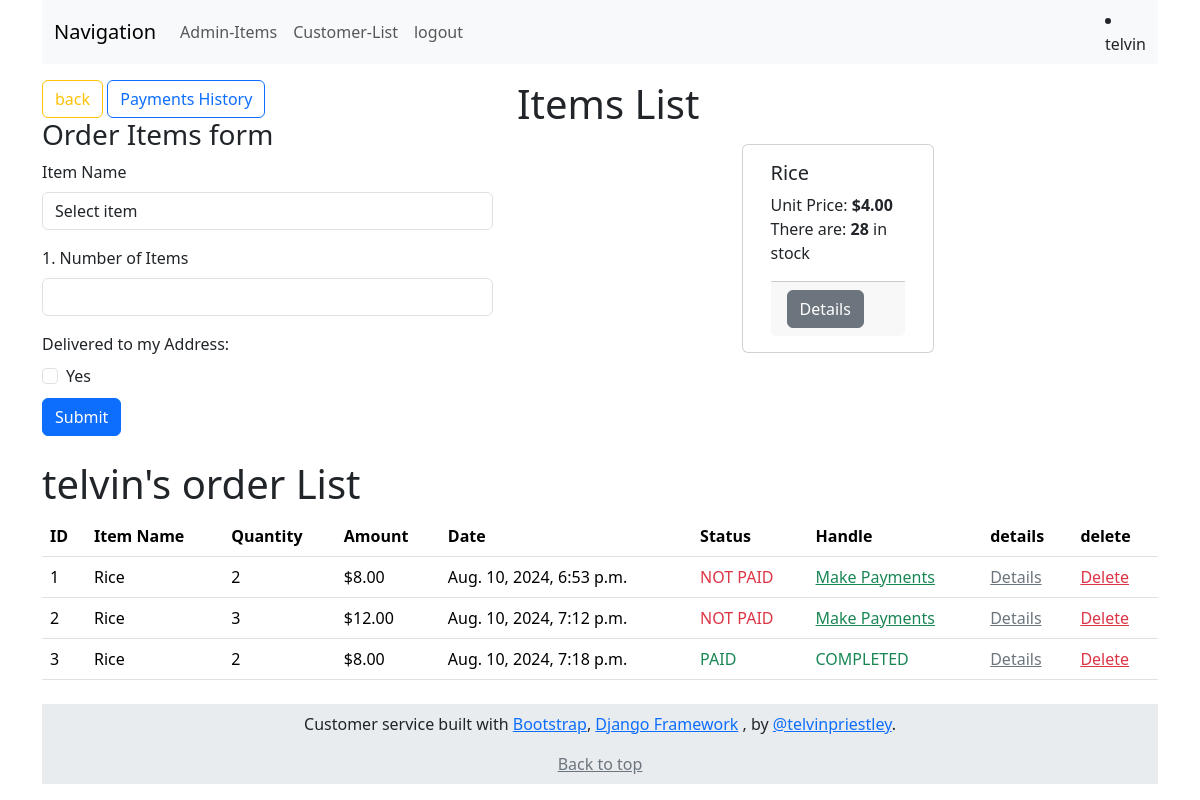
Screenshot of /neworder_view (signed in) with the database file from the repository.
### shop/models.py (models this page shows)
class Items(models.Model):
    itemName = models.CharField(max_length=100)
    unitprice = models.DecimalField(max_digits=10, decimal_places=2)
    stock = models.IntegerField()
    created = models.DateTimeField(auto_now_add=True)
    updated = models.DateTimeField(auto_now=True)

class Order(models.Model):
    customer = models.ForeignKey(User, on_delete=models.CASCADE)
    item = models.ForeignKey(Items, on_delete=models.CASCADE)
    quantity = models.IntegerField()
    amount = models.DecimalField(max_digits=10, decimal_places=2)
    total_amount = models.DecimalField(max_digits=10, decimal_places=2, blank=True, null=True)
    status = models.BooleanField(default=False)
    deliver = models.BooleanField(default=False)
    created = models.DateTimeField(auto_now_add=True)
    updated = models.DateTimeField(auto_now=True)

### shop/views.py (the view)
# urls.py: path('neworder_view', views.neworder_view, name='neworder_view'),
@user_passes_test(is_in_banned_group, login_url="/notauth")
def neworder_view(request):
    cus_id = request.user.id
    items = Items.objects.all()
    cus_instance = User.objects.get(id=cus_id)
    orders = Order.objects.filter(customer=cus_instance)
    if orders:
        data = {"cus_instance": cus_instance, "items": items, "orders": orders}
        return render(request, "free/orders.html", context=data)
    else:
        messages.warning(request, "no orders yet")
        data = {"cus_instance": cus_instance, "items": items, "orders": False}
        return render(request, "free/orders.html", context=data)

### shop/views.py (called while the page is built)
def is_in_banned_group(user):
    banned_group, _ = Group.objects.get_or_create(name="banned")
    return not banned_group.user_set.filter(id=user.id).exists()

### templates/free/orders.html (shortened to what this page needs)
<!DOCTYPE html>
<html lang="en">
<head>
    <link href="https://cdn.jsdelivr.net/npm/bootstrap@5.3.3/dist/css/bootstrap.min.css" rel="stylesheet"
>
</head>
<body class="container">
    {% include "navbar.html" %}
    <div class="row my-3">
        <div class="col-5">
            <a href="/name_list" class="col btn btn-outline-warning">back</a>
            <a href="/payment_history/{{cus_instance.id}}" class="col btn btn-outline-primary">Payments History</a>
            <h3>Order Items form</h3>
            <form method="POST" action="/newreg_order">
                <div class="mb-3">
                    <label for="exampleInputEmail1" class="form-label">Item Name</label>
                    <select class="form-control" name="id" required>
                        <option class="disabled" value="" > Select item</option>
                    </select>
                </div>
                <div class="mb-3">
                    1. {{item.itemName}}
                    <label class="form-label">Number of Items</label>
                    <input type="number" name="quantity" required class="form-control" autocomplete="off">
                </div>
                <label class="form-label">Delivered to my Address: {{cus_instance.address}}</label>
                <div class="form-check">
                    <label class="form-check-label">
                        <input class="form-check-input" type="checkbox" name="deliver" value="True">
                        Yes
                    </label>
                </div>
                <button type="submit" class="btn btn-primary my-2">Submit</button>
            </form>
        </div>
        <div class="col-7 " style="max-height: 400px; overflow: auto;">
            {% if items %}
            <h1>Items List</h1>
            <div class="row">
                {% for item in items %}
                <div class="card mx-auto my-2" style="width: 12rem;">
                    <div class="card-body">
                        <h5 class="card-title">{{item.itemName}} </h5>
                        <p class="card-text"> Unit Price: <strong>${{item.unitprice}} </strong>
                            There are:<strong> {{item.stock}} </strong> in stock
                        </p>
                        <div class="card-footer">
                            <a href="#" class="btn btn-secondary">Details</a>
                        </div>
                    </div>
                </div>
                {% endfor %}
            </div>
            {% endif %}
        </div>
    </div>
    {% if orders %}
    <h1>{{ cus_instance.username }}'s order List</h1>
    <table class="table">
        <thead>
            <tr>
                <th scope="col">ID</th>
                <th scope="col">Item Name</th>
                <th scope="col">Quantity</th>
                <th scope="col">Amount</th>
                <th scope="col">Date</th>
                <th scope="col">Status</th>
                <th scope="col">Handle</th>
                <th>details</th>
                <th>delete</th>
            </tr>
        </thead>
        <tbody>
            {% for order in orders %}
            <tr>
                <td>{{ order.id }}</td>
                <td>{{ order.item.itemName }}</td>
                <td>{{ order.quantity }}</td>
                <td>${{ order.amount }}</td>
                <td>{{ order.created }}</td>
                {% if order.status %}
                <td class="text-success">PAID</td>
                <td class="text-success">COMPLETED</td>
                {% else %}
                <td class="text-danger">NOT PAID</td>
                <td>
                    <a type="button" class="link-success" data-bs-toggle="modal" data-bs-target="#1{{ order.id }}">
                        Make Payments
                    </a>
                </td>
                {% endif %}
                <td>
                    <a class="link-secondary" type="button" data-bs-toggle="offcanvas" data-bs-target="#{{order.id}}"
                        aria-controls="offcanvasTop">Details
                    </a>
                </td>
                <td><a class="text-danger" href="/delete_order/{{ order.id }}">Delete</a></td>
            </tr>
            {% endfor %}
        </tbody>
    </table>
    {% else %}
    <h3>No Regestered Orders Yet</h3>
    {% endif %}
    <footer class="footer mt-4 py-2 bg-body-secondary ">
        <div class="text-center">
            <p>Customer service built with <a href="https://getbootstrap.com/">Bootstrap</a>, <a
                    href="https://docs.djangoproject.com/">Django Framework</a> , by <a
                    href="https://twitter.com/telvinpriestley">@telvinpriestley</a>.</p>
            <p class="mb-0">
                <a class="link-secondary" href="#">Back to top</a>
            </p>
        </div>
    </footer>
</body>
</html>

### templates/navbar.html (shortened to what this page needs)
<nav class="navbar navbar-expand-lg bg-body-tertiary">
  <div class="container">
    <a class="navbar-brand" href="#">Navigation</a>
    <div class="collapse navbar-collapse" id="navbarNav">
      <ul class="navbar-nav">
        {% if user.is_superuser %}
        <li class="nav-item">
          <a class="nav-link" href="/items_view">Admin-Items</a>
        </li>
        {% endif %}
        {% if user.is_active%}
        <li class="nav-item">
          <a class="nav-link" aria-current="page" href="/name_list">Customer-List</a>
        </li>
        <li class="nav-item">
          <a class="nav-link" href="/logout_view">logout</a>
        </li>
        {% endif %}
      </ul>
    </div>
    <li class="nav-item">
      <a class="nav-link" href="#">{{user.username}}</a>
    </li>
  </div>
</nav>

### rows the page displays
Items: itemName "Rice", unitprice "4.00", stock "28"
Order: id "1", item.itemName "Rice", quantity "2", amount "8.00", created "Aug. 10, 2024, 6:53 p.m."
Order: id "2", item.itemName "Rice", quantity "3", amount "12.00", created "Aug. 10, 2024, 7:12 p.m."
Order: id "3", item.itemName "Rice", quantity "2", amount "8.00", created "Aug. 10, 2024, 7:18 p.m.", status "PAID"

### other values shown
{{ user.username }} "telvin"
{{ cus_instance.username }} "telvin"
